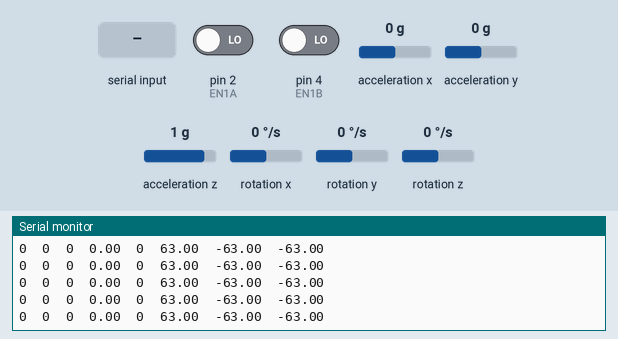
Recording of a sketch running on a simulated Arduino Mega 2560, built with avr-gcc and run on an emulated ATmega2560. Parts: the last lines printed to the serial monitor. Inputs (shaded band) come from the test bench; at power-on: rotation z 0 °/s, pin 2 (EN1A) LOW, pin 4 (EN1B) LOW, acceleration x 0 g, acceleration y 0 g, acceleration z 1 g, rotation x 0 °/s, rotation y 0 °/s.

Above: at 3.2 s.
3.3 s: rotation z set to -192 °/s
At 3.34 s:
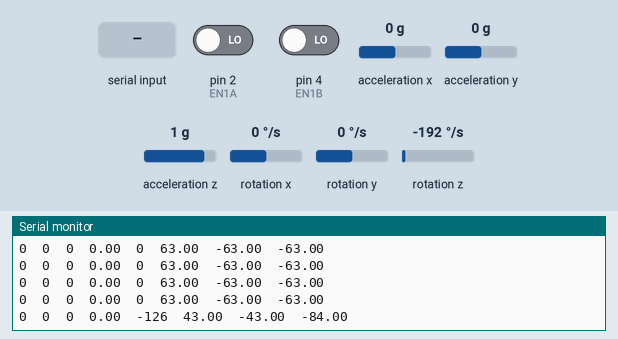
4.8 s: pin 2 (EN1A) driven HIGH
At 4.88 s:
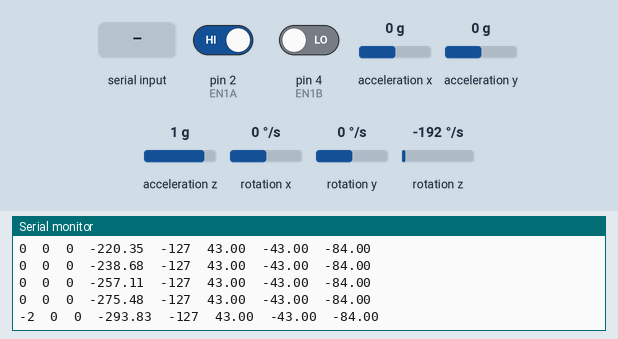
6.3 s: "1" received over the second serial link
At 6.4 s:
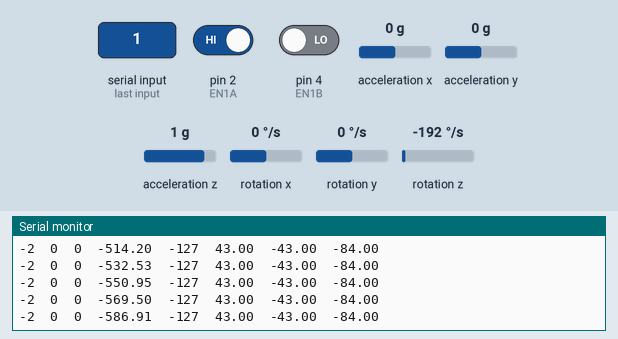
7.8 s: "0" received over the second serial link
At 7.93 s:
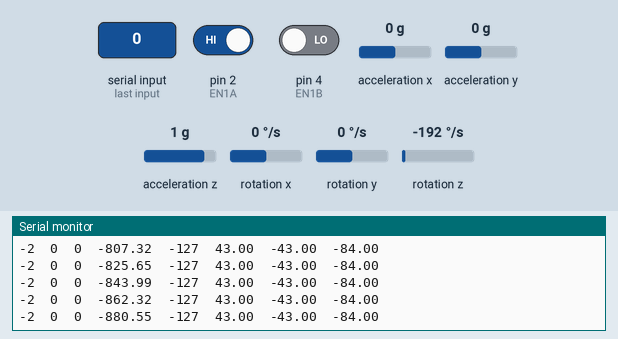
10.8 s: rotation z set to -100 °/s
At 10.8 s:
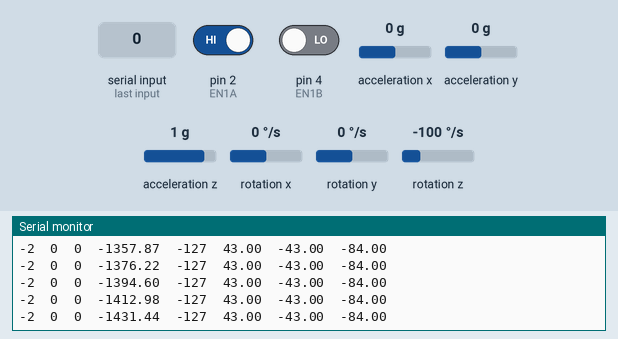
Timing chart, 0 to 13.3 s (numbered marks = the images above; inputs shaded):
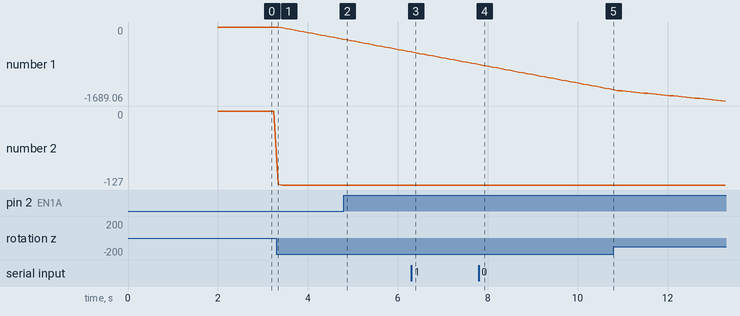

Measured:
- after the input at 3.3 s, the serial monitor: prints a new line at once (image 1)
- after the input at 4.8 s, the serial monitor: prints a new line after 0.07 s (image 2)
- after the input at 6.3 s, the serial monitor: prints a new line after 0.10 s (image 3)
- after the input at 7.8 s, the serial monitor: prints a new line after 0.13 s (image 4)
- plotted number 1: 0 → -275.48 after the input at 3.3 s, -550.95 → -843.99 after the input at 6.3 s, -843.99 → -1431.44 after the input at 7.8 s, -1431.44 → -1689.06 after the input at 10.8 s
- plotted number 2: 0 → -127 after the input at 3.3 s

The sketch:

Manual_Drive_R2.ino
```cpp
#include <RoboClaw.h>
#include "Wire.h"
#include <MPU6050_light.h>

RoboClaw roboclaw(&Serial1, 10000);

MPU6050 mpu(Wire);
unsigned long timer = 0;
int KP_Gyro = 7;
int KI_Gyro = 0;
int KD_Gyro = 0;

//Error variables
long int current_gyro_error = 0, prev_gyro_error = 0, p_gyro_error = 0, i_gyro_error = 0, d_gyro_error = 0, P_gyro = 0, I_gyro = 0, D_gyro = 0;
//Others
long int final_w = 0, compensation = 0, count_moving = 0, count_movingFlag = 0, pos = 0;


volatile long int counter = 0;
#define EN1A 2
#define EN1B 4

//SDA 2
//SCL 6
void gyroSetup();
long int getGyroData();
long int gyro_pid(int target, int current);

long int comp = 0;

float M1Speed, M2Speed, M3Speed;
#define address1 128
#define address2 129


#define BAUD 9600
#define BAUDRATE  ((F_CPU/(BAUD*16UL)-1))
#define pwm_range 115
#define PS_L1 0
#define PS_R1 1
#define PS_L2 2
#define PS_R2 3
#define PS_L3 4
#define PS_R3 5
#define PS_TRIANGLE 6
#define PS_SQUARE 7
#define PS_CROSS 8
#define PS_CIRCLE 9
#define PS_UP 10
#define PS_LEFT 11
#define PS_DOWN 12
#define PS_RIGHT 13
#define PS_START 14
#define PS_SELECT 15

int prevMillis = 0;
int xj1Offset = 0, yj1Offset = 0, xj2Offset = 0, yj2Offset = 0, calibrateFlag = 0, prevComp = 0;

int xj1 = 0, yj1 = 0, xj2 = 0, yj2 = 0, pot1 = 0, pot2 = 0, pot3 = 0, pot4 = 0; //analog values(serially received from remote);
int butt[16] = {0, 0, 0, 0, 0, 0, 0, 0, 0, 0, 0, 0, 0, 0, 0, 0}; //digital values(serially received from remote);

uint8_t RX[16] = {100, 100, 100, 100, 100, 100, 100, 100, 100, 100, 100, 100, 100, 100, 100, 100};
int RX_range = 200, RX_raw = 255, RX_ad = 255, RX_count = 0;
uint8_t TX[16] = {1, 2, 3, 4, 5, 6, 7, 8, 9, 10, 11, 12, 13, 14, 15, 16};
int flag[16] = {0, 0, 0, 0, 0, 0, 0, 0, 0, 0, 0, 0, 0, 0, 0, 0};
uint8_t TX_raw = 200, TX_ad = 201, TX_flag = 0;
int gyro_target = 0;

#define pwmrange 127

void serial3start()
{
  UBRR3H = BAUDRATE >> 8;
  UBRR3L = BAUDRATE;
  UCSR3B = 0b10011000; //enable RXEN TXEN
  UCSR3C = 0b00000110;
}

ISR(USART3_RX_vect)
{
  RX_count = 1;
  RX_raw = UDR3;
  if ((RX_raw > 200) && (RX_raw < 255))
  {
    RX_ad = RX_raw;
    //    if ((RX_raw>210) && (RX_raw<227))
    //    {
    //      uint8_t r_temp0=(RX_raw-211);
    //      butt_rel[r_temp0]=1;
    //    }
    if ((RX_raw > 230) && (RX_raw < 247))
    {
      uint8_t r_temp0 = (RX_raw - 231);
      butt[r_temp0] = 1;
    }
  }
  else if ((RX_raw >= 0) && (RX_raw < 201))
  {
    uint8_t r_temp1 = (RX_ad - 201);
    if (r_temp1 < 16)
    {
      RX[r_temp1] = RX_raw;
    }
  }
}

int upFlag, r1flag, l1flag;
void receive()
{
  RX_count = 0;
  yj1 = map(RX[0], 0, RX_range, (-pwm_range), pwm_range);
  xj1 = map(RX[1], 0, RX_range, pwm_range, (-pwm_range));
  yj2 = map(RX[2], 0, RX_range, (-pwm_range), pwm_range);
  xj2 = map(RX[3], 0, RX_range, pwm_range, (-pwm_range));

  if (butt[PS_START] == 1)
  {
    Serial.println("start");
    butt[PS_START] = 0;
  }
  if (butt[PS_SELECT] == 1)
  {
    Serial.println("select");
    butt[PS_SELECT] = 0;
  }
  if (butt[PS_UP] == 1)
  {
    upFlag = 1;
    Serial.println("up");
    //    ThrowingFlag = 1;
    butt[PS_UP] = 0;
  }
  if (butt[PS_DOWN] == 1)
  {
    //    ThrowingFlag = 0;
    Serial.println("down");
    butt[PS_DOWN] = 0;
  }
  if (butt[PS_LEFT] == 1)
  {
    Serial.println("left");
    butt[PS_LEFT] = 0;
  }
  if (butt[PS_RIGHT] == 1)
  {
    Serial.println("right");
    butt[PS_RIGHT] = 0;
  }
  if (butt[PS_SQUARE] == 1)
  {
    Serial.println("square");
    comp--;
    butt[PS_SQUARE] = 0;
  }
  if (butt[PS_CIRCLE] == 1)
  {
    comp++;
    Serial.println("circle");
    butt[PS_CIRCLE] = 0;
  }
  if (butt[PS_TRIANGLE] == 1)
  {
    //    calibrateFlag = 1;
    gyro_target = 0;
    Serial.println("triangle");
    butt[PS_TRIANGLE] = 0;
  }
  if (butt[PS_CROSS] == 1)
  {
    gyro_target = 90;
    //    angleval = 0;
    Serial.println("cross");
    butt[PS_CROSS] = 0;
  }
  if (butt[PS_L1] == 1)
  {
    if (upFlag == 1) {
      l1flag = 1;
    }
    Serial.println("L1");
    butt[PS_L1] = 0;
  }
  if (butt[PS_R1] == 1)
  {
    if (l1flag == 1) {
      r1flag = 1;
    }
    Serial.println("R1");
    butt[PS_R1] = 0;
  }
  if (butt[PS_L2] == 1)
  {
    butt[PS_L2] = 0;
  }
  if (butt[PS_R2] == 1)
  {
    butt[PS_R2] = 0;
  }
  if (butt[PS_L3] == 1)
  {
    Serial.println("L3");
    butt[PS_L3] = 0;
  }
  if (butt[PS_R3] == 1)
  {
    Serial.println("R3");
    butt[PS_R3] = 0;
  }
}

void gyroSetup() {
  Wire.begin();
  byte status = mpu.begin();
  while (status != 0) {
    Serial.println("FATALITY      -       Could not connect!!");
  }

  Serial.println(F("Calculating offsets, do not move MPU6050"));
  // mpu.upsideDownMounting = true; // uncomment this line if the MPU6050 is mounted upside-down
  mpu.calcOffsets();
  Serial.println("Done!\n");
  delay(1000);
}


long int gyro_pid(int target, int current) {
  current_gyro_error = target - current;

  p_gyro_error = current_gyro_error;
  i_gyro_error = prev_gyro_error + current_gyro_error;
  d_gyro_error = current_gyro_error - prev_gyro_error;

  P_gyro = KP_Gyro * p_gyro_error;
  I_gyro = KI_Gyro * i_gyro_error;
  D_gyro = KD_Gyro * d_gyro_error;

  prev_gyro_error = current_gyro_error;
  return -(P_gyro + I_gyro + D_gyro);
}

bool drive(int x, int y, int w) {
  M1Speed = 0.33 * w + 0.58 * y - 0.33 * x;
  M2Speed = 0.33 * w - 0.58 * y - 0.33 * x;
  M3Speed = -0.33 * w - 0.67 * x;
  M1Speed = limitVar(M1Speed, 30000);
  M2Speed = limitVar(M2Speed, 30000);
  M3Speed = limitVar(M3Speed, 30000);

  M1Speed = map(M1Speed, -127, 127, 0, 127);
  M2Speed = map(M2Speed, -127, 127, 0, 127);
  M3Speed = map(M3Speed, -127, 127, 0, 127);
  Serial.print("\t");
  Serial.print(M1Speed);
  Serial.print("\t");
  Serial.print(-M2Speed);
  Serial.print("\t");
  Serial.println(-M3Speed);
  roboclaw.ForwardBackwardM1(address1, M1Speed);
  roboclaw.ForwardBackwardM2(address1, -M2Speed);
  roboclaw.ForwardBackwardM2(address2, -M3Speed);
  return true;
}

float limitVar(float var, float target) {
  if (var >= target) {
    var = target;
  }
  else if (var <= -target) {
    var = -target;
  }

  return var;
}

void encoderA() {
  if (digitalRead(EN1B)) {
  counter++;
}
else {
  counter--;
}
}

void setup() {
  Serial.begin(115200);  // put your setup code here, to run once:

  serial3start();
  gyroSetup();
  roboclaw.begin(115200);
  pinMode(EN1A, INPUT);
  pinMode(EN1B, INPUT);
  attachInterrupt(digitalPinToInterrupt(EN1A), encoderA, RISING);

}

void loop() {
  long int mmTravelled = 2.6075945876176131812373915790953 * counter;
  Serial.print(mmTravelled);
  Serial.print("\t");
  //  if (r1flag) {
  receive();
  //  xj1 = map(xj1, -127, 127, 0, pwmrange);
  //  yj1 = map(yj1, -127, 127, 0, pwmrange);
  Serial.print(xj1);
  Serial.print("\t");
  Serial.print(yj1);
  Serial.print("\t");
  Serial.print(mpu.getAngleZ());
  Serial.print("\t");
  mpu.update();
  //    if(abs(gyro_target) > 90){
  //      KP = 4;
  //    }
  int w = gyro_pid(gyro_target, mpu.getAngleZ());
  final_w = w + (comp * 10);

  if (final_w > 127) {
    final_w = 127;
  }
  else if (final_w < -127) {
    final_w = -127;
  }
  Serial.print(final_w);
  drive(-yj1, -xj1, final_w);
  //  }
}
```
